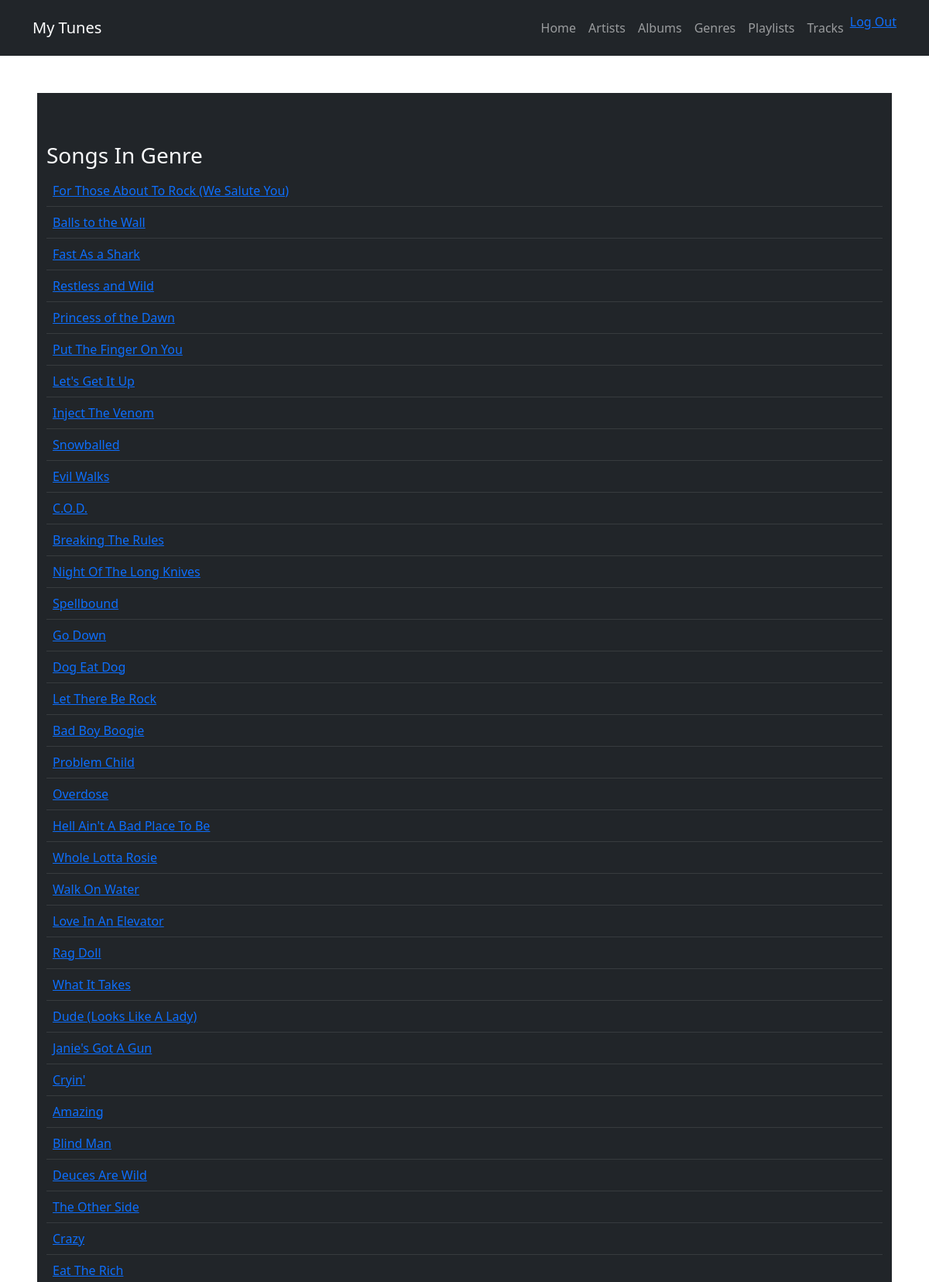
Page /tunes/genre/1 (signed in, upper part) on the committed database.
### tunes/models.py (models this page shows)
class Track(models.Model):
    name = models.CharField(max_length = 200)
    album = models.ForeignKey(Album, on_delete = models.CASCADE)
    genre = models.ForeignKey(Genre, null = True, blank = True, on_delete = models.SET_NULL)
    composer = models.CharField(null = True, blank = True, max_length = 220)
    milliseconds = models.IntegerField()
    def __str__(self):
        return self.name

### tunes/views.py (the view)
# urls.py: path('genre/<int:genre_id>', views.detail_genre, name = "specific_genre"),
def detail_genre(request, genre_id):
    genretracks = list(Track.objects.filter(genre_id = genre_id))
    return render(request, 'tunes/genredetail.html', {'genre': genretracks})

### tunes/templates/tunes/genredetail.html
{% extends "tunes/base_template.html" %}
{% block content %}
    <h3>Songs In Genre</h3>
    <table class="table table-dark table-hover">
        {% for track in genre %}
        <tr>
            <td><a href="{% url 'tunes:specific_track' track.id %}">{{ track }}</a></td>
        </tr>
        {% endfor %}
    </table>
{% endblock %}

### rows in the picture
Track: name "For Those About To Rock (We Salute You)"
Track: name "Balls to the Wall"
Track: name "Fast As a Shark"
Track: name "Restless and Wild"
Track: name "Princess of the Dawn"
Track: name "Put The Finger On You"
Track: name "Let's Get It Up"
Track: name "Inject The Venom"
Track: name "Snowballed"
Track: name "Evil Walks"
Track: name "C.O.D."
Track: name "Breaking The Rules"
Track: name "Night Of The Long Knives"
Track: name "Spellbound"
Track: name "Go Down"
Track: name "Dog Eat Dog"
Track: name "Let There Be Rock"
Track: name "Bad Boy Boogie"
Track: name "Problem Child"
Track: name "Overdose"
Track: name "Hell Ain't A Bad Place To Be"
Track: name "Whole Lotta Rosie"
Track: name "Walk On Water"
Track: name "Love In An Elevator"
Track: name "Rag Doll"
Track: name "What It Takes"
Track: name "Dude (Looks Like A Lady)"
Track: name "Janie's Got A Gun"
Track: name "Cryin'"
Track: name "Amazing"
Track: name "Blind Man"
Track: name "Deuces Are Wild"
Track: name "The Other Side"
Track: name "Crazy"
Track: name "Eat The Rich"
